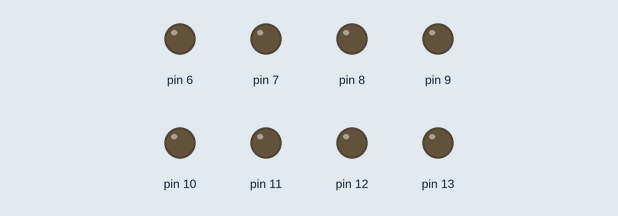
This sketch was run on a simulated Arduino Uno, built with avr-gcc and run on an emulated ATmega328P. On the bench: output pins drawn as LEDs (lit = HIGH).

Above: at 0.2 s.
At 0.6 s:
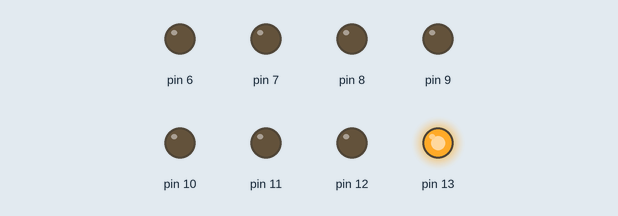
At 2.2 s:
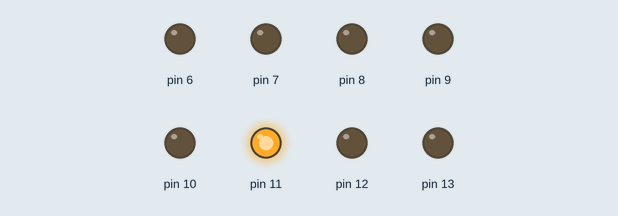
At 3.8 s:
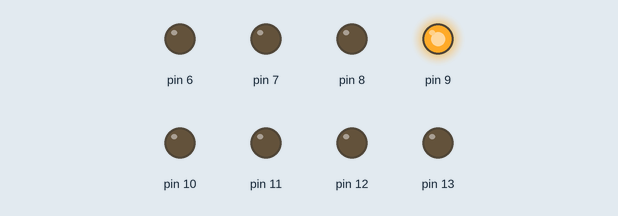
At 5.4 s:
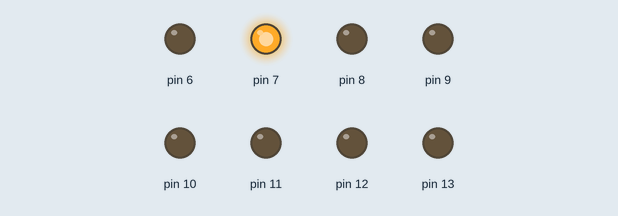
At 7.8 s:
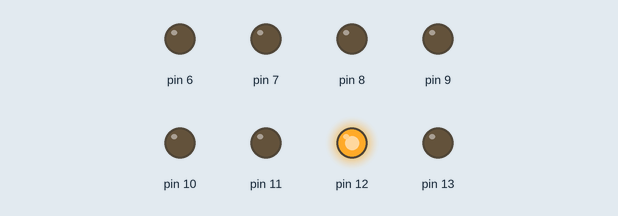
Timing chart, 0 to 8.3 s (numbered marks = the images above):
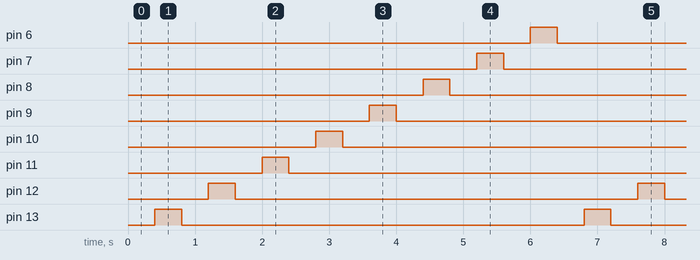

The sketch:

job_7_8_led_refactored.ino
```cpp
// C++ code
//
int animationSpeed = 0;

void setup()
{
  //pinMode(LED_BUILTIN, OUTPUT);
  //pinMode(12, OUTPUT);
  //pinMode(11, OUTPUT);
  //pinMode(10, OUTPUT);
  //pinMode(9, OUTPUT);
  //pinMode(8, OUTPUT);
  //pinMode(7, OUTPUT);
  //pinMode(6, OUTPUT);
  for (int i = 13; i > 5; i--)
  {
    pinMode(i, OUTPUT);
    (animationSpeed);
  }

  animationSpeed = 400;
}

void loop()
{
  for (int i = 13; i > 5; i--)
  {
    delay(animationSpeed);
    digitalWrite(i, HIGH);
    delay(animationSpeed);
    digitalWrite(i, LOW);
  }
}
```

Measured:
- by itself, pin 6–13: alternates HIGH for 0.40 s and LOW for 6.0 s
- by itself, everything shown: repeats every 6.4 s, in 16 steps
